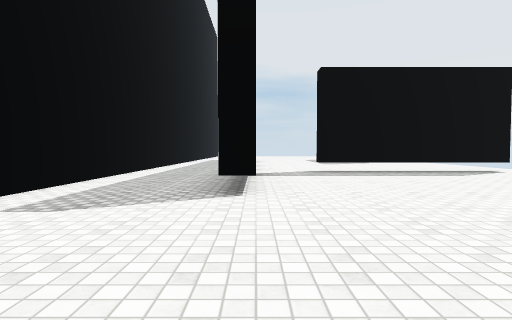
view 1 (above)

20 first-person views from a walk through a scene from a Unity 3-D project. The camera is 1.2 m above the floor, tilts 2° down and sees 80° across. The floor is counted in squares, 2 m on a side. Each view is taken from the middle of a square. On the plan, view 1 faces up. The plan holds only what a view shows up to about 9 squares ahead; the rest is blank. The place goes on beyond the plan. The player is left out. Surface patterns are stand-ins for the level's own textures.

view 2
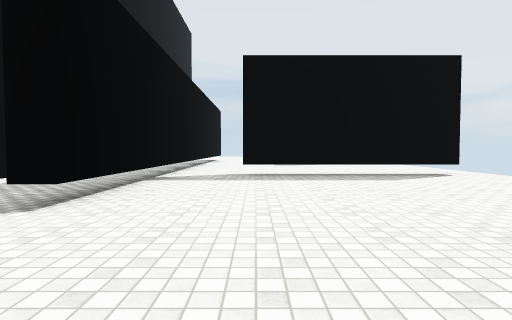

view 3
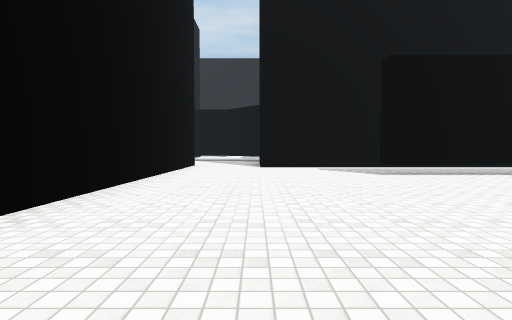

view 4
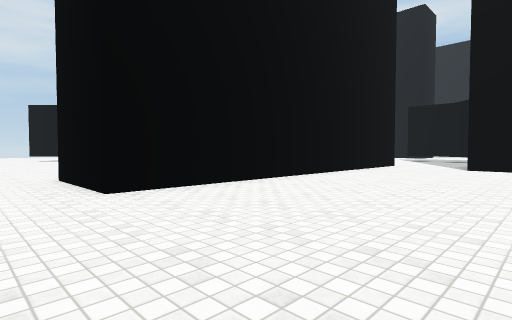

view 5
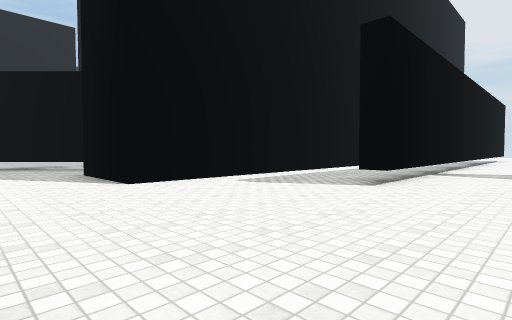

view 6
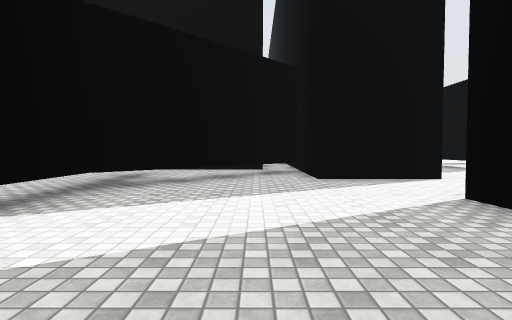

view 7
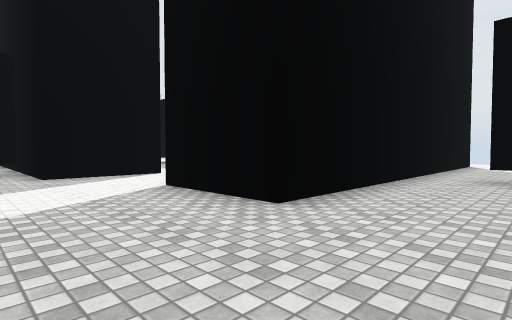

view 8
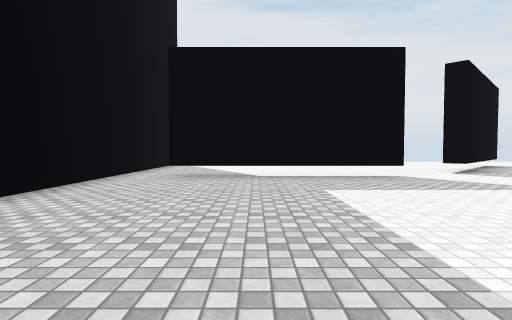

view 9
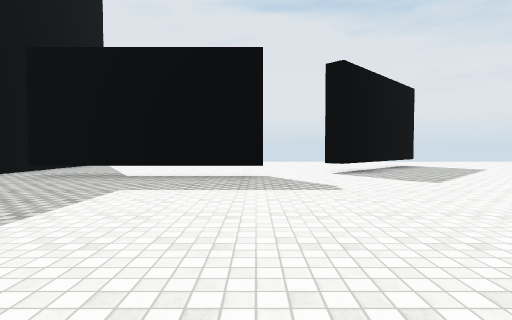

view 10
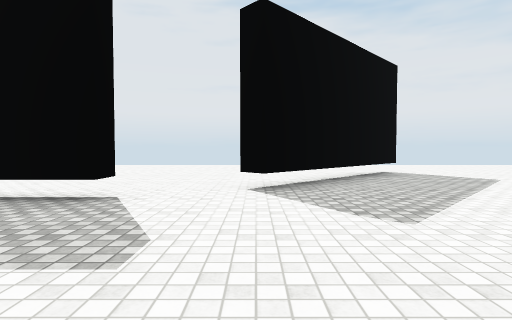

view 11
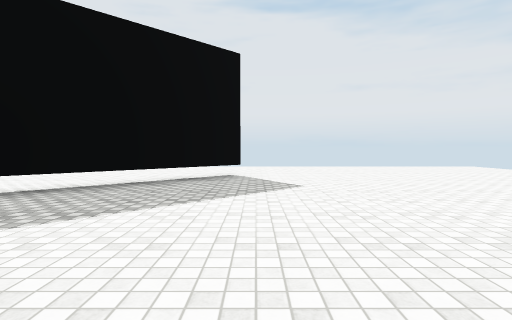

view 12
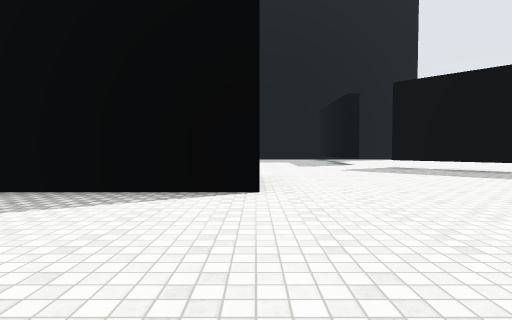

view 13
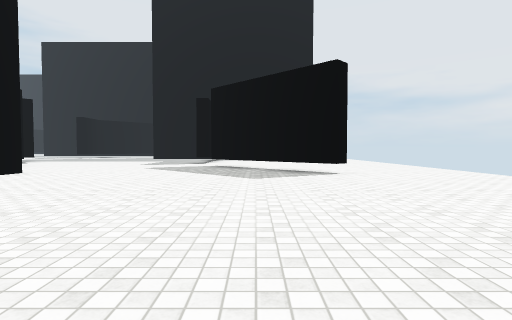

view 14
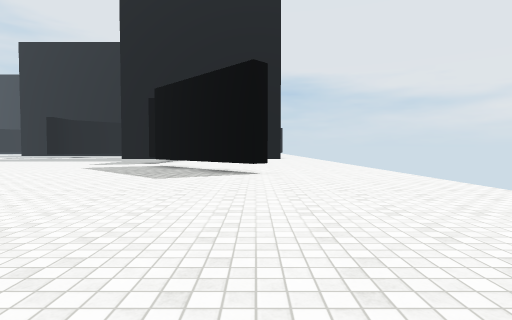

view 15
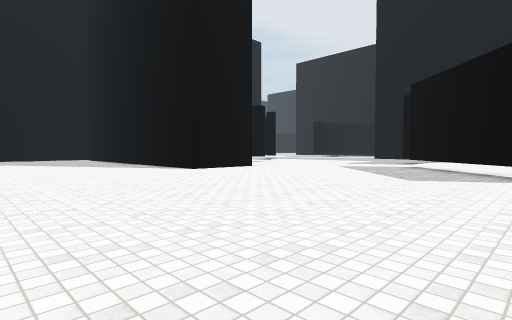

view 16
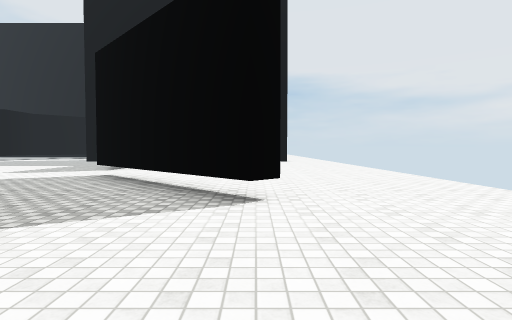

view 17
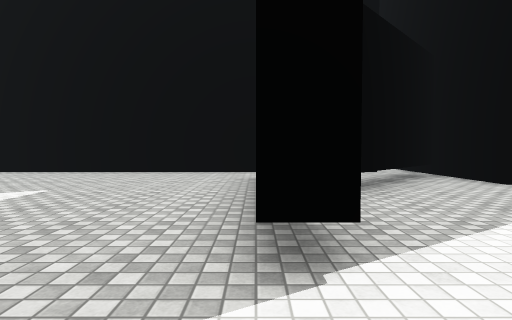

view 18
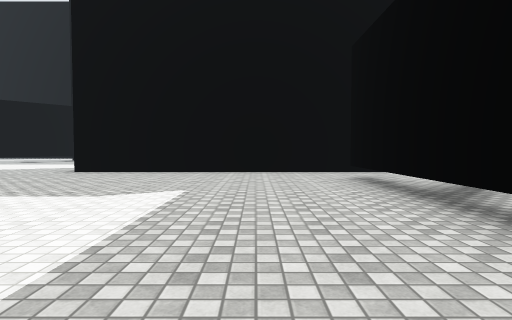

view 19
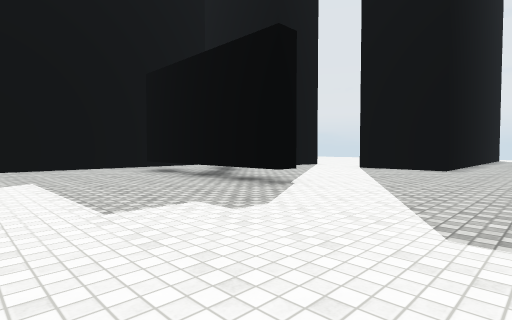

view 20
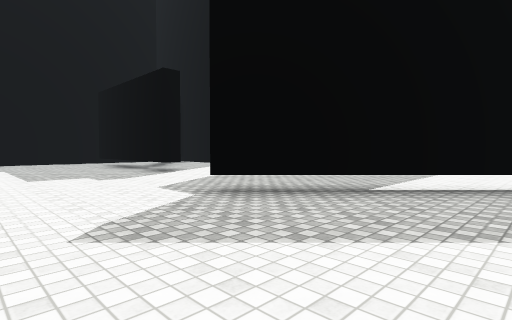

### Floor plan
Key: @ floor where view 1 was taken; # wall or solid block; . floor; T thing the floor can be seen under or through.
Columns run from 19 left of view 1 to 7 right of it. Each row starts with its distance up from view 1.
 10                   .#.......
  9                #...#.......
  8                #...T.TTTTT.
  7                #...T.......
  6                #...T......
  5 ...            #...T......
  4 ...########  .##.........
  3  ...........TT##...........
  2   .......T.TT.##...........
  1    ......TTT...............
  0    ......TT........@.......
 -1     .....T.................
 -2      ....T.....  ######  ..
 -3      ..........##########.
 -4      .....................
 -5      .....................
 -6      ..............T..  ..
 -7      ... ..........T..  ..
 -8      ...  .........T.. ...
 -9      ....  ........T.....
-10      ....   .......T.......
-11              ..............
-12               ......T......
-13                .....TT.....
-14                ......TT....
-15                .......TT...
-16                #...........
-17                #...........
-18             ...............
-19             ...............
-20              ..............
-21             ..............
-22             ..............
-23                   ........

Where each view was taken, in squares from view 1:
view 1: 0 up, 0 right, facing up
view 2: 1 up, 2 right, facing up
view 3: 1 up, 7 right, facing left
view 4: 3 up, 7 right, facing down-left
view 5: 1 down, 2 right, facing up-left
view 6: 5 down, 7 left, facing up
view 7: 6 down, 7 left, facing up-right
view 8: 7 down, 7 left, facing right
view 9: 10 down, 7 left, facing right
view 10: 12 down, 4 left, facing right
view 11: 16 down, 3 left, facing right
view 12: 22 down, 4 left, facing up
view 13: 23 down, 2 right, facing up
view 14: 23 down, 4 right, facing up
view 15: 23 down, 4 right, facing up-left
view 16: 19 down, 4 right, facing up
view 17: 4 down, 10 left, facing up
view 18: 4 down, 12 left, facing up
view 19: 6 down, 14 left, facing up-right
view 20: 10 down, 14 left, facing up-right
